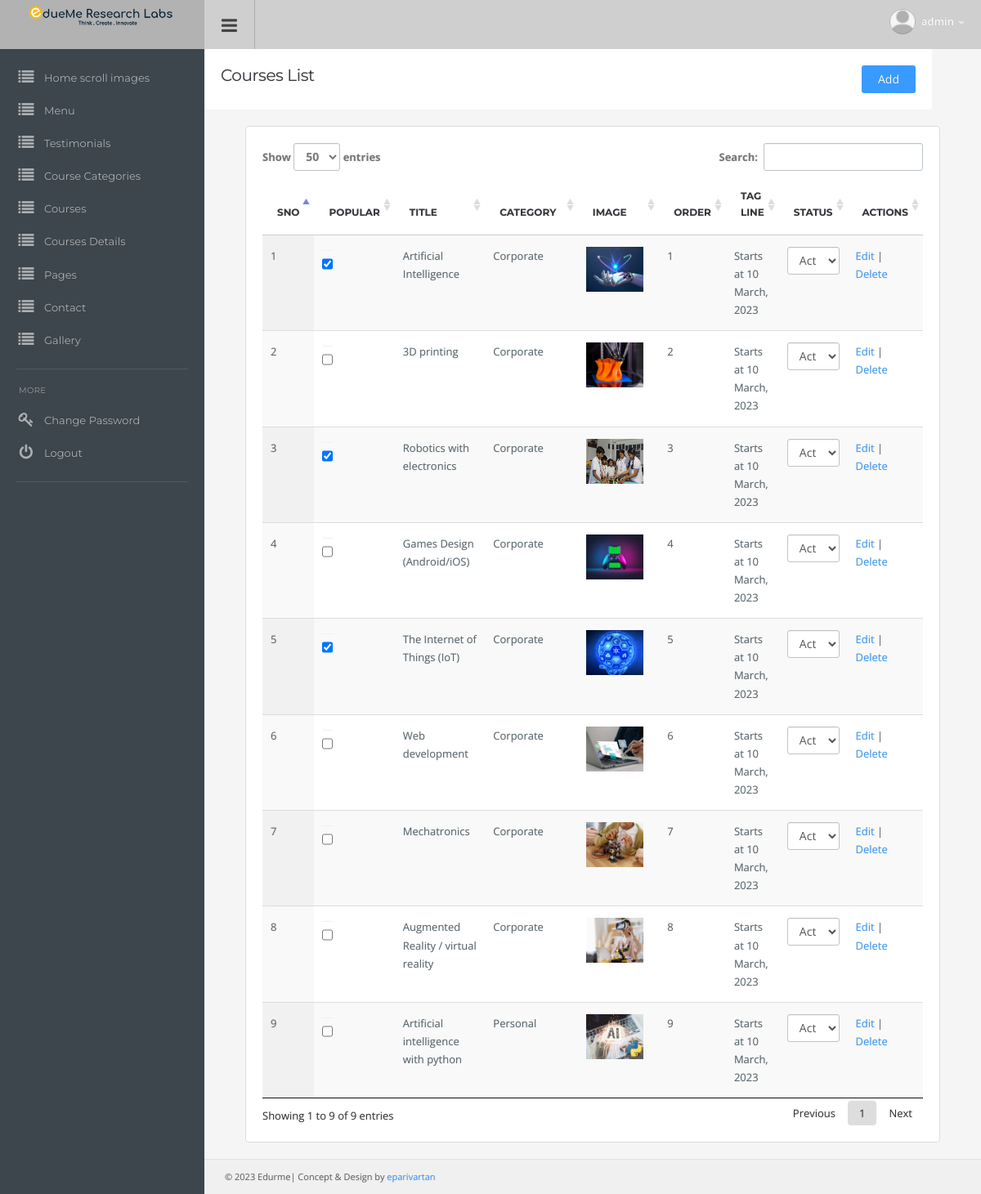
The app's page /admin/courses_home.php (signed in) with its own data.
### tables this page shows
CREATE TABLE `tbl_courses` (
  `course_id` int(11) NOT NULL,
  `courses_cat_id` int(11) DEFAULT NULL,
  `courses_name` varchar(255) NOT NULL,
  `courses_image` varchar(255) NOT NULL,
  `about_courses` text NOT NULL,
  `tag_line` varchar(255) DEFAULT NULL,
  `status` varchar(20) NOT NULL,
  `order` int(11) DEFAULT NULL,
  `addOn` timestamp NOT NULL DEFAULT current_timestamp(),
  `popular` int(11) DEFAULT NULL
);

CREATE TABLE `tbl_course_categories` (
  `id` int(11) NOT NULL,
  `title` varchar(255) DEFAULT NULL,
  `status` int(1) NOT NULL DEFAULT 1,
  `cat_order` int(11) DEFAULT NULL,
  `date` date DEFAULT NULL
);

### admin/courses_home.php (the view, shortened to what this page needs)
<?php
include "../includes/DB.php";
$sqlfaq = "SELECT * FROM tbl_courses";
$res_faq =  mysqli_query($con,$sqlfaq);
?>
<!DOCTYPE html>
<html lang="en">
  <head>
  <link href="css/root.css" rel="stylesheet">
  </head>
  <body>
  <?php include 'topmenu.php';?>
<?php include 'sidemenu.php'; ?>
<div class="content">
	<div class="page-header" style="width: 100%; overflow: hidden;">
		<div style="width: 600px; float: left;">
			<h1 class="title">Courses List</h1>
		</div>
		<div style="float: right;">
			<a class="btn btn-default" href="add_courses_home.php">Add</a>
		</div>
	</div>
<div class="container-padding">
  <div class="row">
    <div class="col-md-12">
      <div class="panel panel-default">
        <div class="panel-body table-responsive">
            <table id="example0" class="table display">
                <thead>
                    <tr>
                    <th>Sno</th>
                    <th>Popular</th>
                        <th>Title</th>
                        <th>Category</th>
                        <th>Image</th>
                        <th>Order</th>
                        <th>Tag line</th>
						<th>Status</th>
                        <th>Actions</th>
                    </tr>
                </thead>
                <tbody>
                <?php $i=1; while($row_faq = mysqli_fetch_object($res_faq)){?>
                    <tr>
                        <td width="4%"><?php echo $i; $i++; ?></td>
                        <td width=5%"><input type="checkbox" class="country" name="country1" value="<?= $row_faq->course_id?>" <?php echo  $row_faq->popular == 1? "checked":"" ?>></td>
                        <td width="28%"><?php echo stripslashes($row_faq->courses_name);?></td>
                        <?php
$sqlfaqmenu = "SELECT * FROM tbl_course_categories WHERE id ='{$row_faq->courses_cat_id}'";
$res_faq_mmenu =  mysqli_query($con,$sqlfaqmenu);
$resultmenu = mysqli_fetch_object($res_faq_mmenu);
?>
                        <td width="28%"><?php echo stripslashes($resultmenu->title);?></td>
                        <td width="28%"><img width="70px" height="55px" src="../uploades/<?php echo stripslashes($row_faq->courses_image);?>" ></td>
                        <td width="10%"><?php echo stripslashes($row_faq->  order);?></td>
                        <td width="30%"><?php echo stripslashes($row_faq->tag_line);?></td>
						<td width="8%">
							<?php
								if($row_faq->status==1){
									$sel = "selected";
								}elseif($row_faq->status==0){
									$sel = "";
									$unsel = "selected";
								}
							?>
							<select class="form-control" name="statchnage" >
								<option  value="1r<?= $row_faq->course_id?>" <?=$sel?> >Active</option>
							</select>
						</td>
                        <td width="10%">
							<a href="edit_courses_home.php?eid=<?php echo $row_faq->course_id;?>">Edit</a> |
							<a class="delete" href="javascript:void(0)" data-id="<?php echo $row_faq->course_id;?>">Delete</a>
						</td>
                    </tr>
                   <?php } ?>
                </tbody>
            </table>
        </div>
      </div>
    </div>
  </div>
</div>
<?php include 'footer.php'; ?>
</div>
</body>
</html>

### admin/css/style.css (style rules this page uses)
body { background: #3D464D; color: #58666E; margin: 0; line-height: 1.7em; overflow-x: hidden; font-size: 13px; font-family: 'Open Sans', sans-serif; outline: 0; text-Shadow: 0 0 1px rgba(0, 0, 0, 0.2); }
a { color: #399BFF; text-decoration: none; }
.col-xs-1, .col-sm-1, .col-md-1, .col-lg-1, .col-xs-2, .col-sm-2, .col-md-2, .col-lg-2, .col-xs-3, .col-sm-3, .col-md-3, .col-lg-3, .col-xs-4, .col-sm-4, .col-md-4, .col-lg-4, .col-xs-5, .col-sm-5, .col-md-5, .col-lg-5, .col-xs-6, .col-sm-6, .col-md-6, .col-lg-6, .col-xs-7, .col-sm-7, .col-md-7, .col-lg-7, .col-xs-8, .col-sm-8, .col-md-8, .col-lg-8, .col-xs-9, .col-sm-9, .col-md-9, .col-lg-9, .col-xs-10, .col-sm-10, .col-md-10, .col-lg-10, .col-xs-11, .col-sm-11, .col-md-11, .col-lg-11, .col-xs-12, .col-sm-12, .col-md-12, .col-lg-12 { padding-right: 15px; padding-left: 15px; }
.row { margin-right: -15px; margin-left: -15px; }
.container-padding { padding-left: 20px; padding-right: 20px; }
.content { padding-left: 30px; padding-right: 30px; padding-top: 80px; margin-left: 250px; background: #F5F5F5; }
.page-header { background: #fff; margin: -20px -30px 20px -30px; padding: 20px; border-bottom: none; position: relative; }
.page-header .title { padding: 0; margin: 0; font-family: 'Montserrat', sans-serif; font-size: 20px; line-height: normal; font-weight: normal; color: #37363E; padding-bottom: 6px; }
a:focus, input, input[type="file"]:focus, input[type="radio"]:focus, input[type="checkbox"]:focus, .btn:focus, .btn:active:focus, .btn.active:focus, .btn.focus, .btn:active.focus, .btn.active.focus { outline: 0px; }
h1, h2, h3, h4, h5, h6, .h1, .h2, .h3, .h4, .h5, .h6 { font-family: inherit; font-weight: 400; line-height: 1.6; color: #37363E; }
h1, .h1, h2, .h2, h3, .h3 { margin-top: 20px; margin-bottom: 10px; letter-spacing: -0.02em; }
h1, .h1 { font-size: 2.25em; }
.btn { font-size: 14px; padding: 7px 20px 7px 20px; border: none; background: #E4E4E4; color: inherit; border-radius: 3px; }
.btn-default { background-color: #399BFF; color: #fff; }
input, select { height: 34px; border-radius: 3px; padding-left: 10px; font-size: 14px; background: #fff; border: 1px solid #BDC4C9; box-shadow: inset 0px 1px 0px #F1F0F1; }
.form-control { height: 34px; border-radius: 3px; padding-left: 10px; font-size: 14px; background: #fff; border: 1px solid #BDC4C9; display: block; box-shadow: inset 0px 1px 0px #F1F0F1; }
.panel { box-shadow: none; border: 1px solid #e5e5e5; background: #fff; padding: 20px; margin-bottom: 20px; position: relative; }
.panel-body, .panel-heading { padding: 0; color: inherit; background-color: transparent; border-color: none; }
.panel-default { border-color: #ddd; }
.table { margin: 0; }
thead { font-weight: 600; font-family: 'Montserrat', sans-serif; text-transform: uppercase; font-size: 12px; color: #37363E; }
table td { display: table-cell; vertical-align: middle; }
.table > thead > tr > th, .table > tbody > tr > th, .table > tfoot > tr > th, .table > thead > tr > td, .table > tbody > tr > td, .table > tfoot > tr > td { padding: 15px; line-height: 1.7; }

### records on screen
tbl_courses: popular "☑", courses_name "Artificial Intelligence", courses_cat.title "Corporate", courses_image (picture), order "1", tag_line "Starts at 10 March, 2023"
tbl_courses: courses_name "3D printing", courses_cat.title "Corporate", courses_image (picture), order "2", tag_line "Starts at 10 March, 2023"
tbl_courses: popular "☑", courses_name "Robotics with electronics", courses_cat.title "Corporate", courses_image (picture), order "3", tag_line "Starts at 10 March, 2023"
tbl_courses: courses_name "Games Design (Android/iOS)", courses_cat.title "Corporate", courses_image (picture), order "4", tag_line "Starts at 10 March, 2023"
tbl_courses: popular "☑", courses_name "The Internet of Things (IoT)", courses_cat.title "Corporate", courses_image (picture), order "5", tag_line "Starts at 10 March, 2023"
tbl_courses: courses_name "Web development", courses_cat.title "Corporate", courses_image (picture), order "6", tag_line "Starts at 10 March, 2023"
tbl_courses: courses_name "Mechatronics", courses_cat.title "Corporate", courses_image (picture), order "7", tag_line "Starts at 10 March, 2023"
tbl_courses: courses_name "Augmented Reality / virtual reality", courses_cat.title "Corporate", courses_image (picture), order "8", tag_line "Starts at 10 March, 2023"
tbl_courses: courses_name "Artificial intelligence with python", courses_cat.title "Personal", courses_image (picture), order "9", tag_line "Starts at 10 March, 2023"

### other values on screen
$_SESSION['admin_rquest_name'] "admin"
